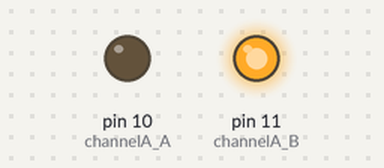
Bench run of a sketch on a simulated Arduino Uno, built with avr-gcc and run on an emulated ATmega328P. On the bench: output pins drawn as LEDs (lit = HIGH).

Above: at 0.1 s.
Timing chart, 0 to 1.6 s (numbered marks = the images above):
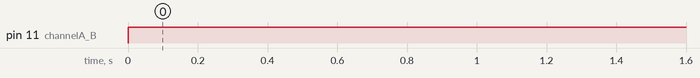

Measured:
- by itself, pin 11 (channelA_B): LOW → HIGH at 0.00 s

The sketch:

EmMotorTest_Analog.ino
```cpp
int channelA_A = 10;
int channelA_B = 11;

void setup() {
  pinMode(channelA_A, OUTPUT);
  pinMode(channelA_B, OUTPUT);


}

void loop() {
  // put your main code here, to run repeatedly:
  digitalWrite(channelA_A, LOW);
  digitalWrite(channelA_B, HIGH);

}
```
